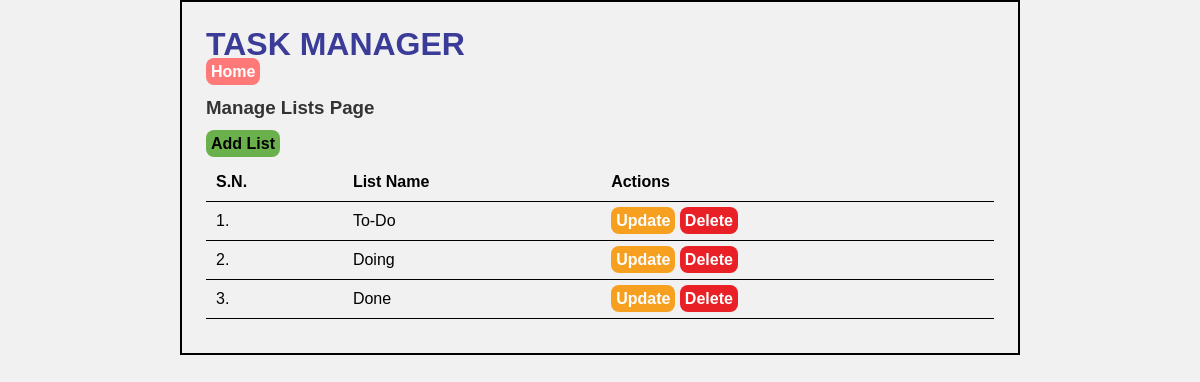
The page /manage-list.php on the database its author committed.
### tables this page shows
CREATE TABLE `tbl_lists` (
  `list_id` int(10) UNSIGNED NOT NULL,
  `list_name` varchar(50) NOT NULL,
  `list_description` varchar(150) DEFAULT NULL
);

### manage-list.php (the view, shortened to what this page needs)
<html>
    <head>
        <link rel="stylesheet" type="text/css" href="css/style.css">
    </head>
    <body>
        <div class="wrapper">
        <h1>TASK MANAGER</h1>
        <a class="btn-secondary" href="index.php">Home</a>
        <h3>Manage Lists Page</h3>
        <div class="all-lists">
            <a class="btn-primary" href="add-list.php">Add List</a>
            <table class="tbl-half">
                <tr>
                    <th>S.N.</th>
                    <th>List Name</th>
                    <th>Actions</th>
                </tr>
                <?php
                    $conn = mysqli_connect(LOCALHOST, DB_USERNAME, DB_PASSWORD) or die(mysqli_error());
                    $sql = "SELECT * FROM tbl_lists";
                    $res = mysqli_query($conn, $sql);
                    if($res==true){
                        $count_rows = mysqli_num_rows($res);
                        $sn = 1;
                        if($count_rows > 0){
                            while($row = mysqli_fetch_assoc($res)){
                                $list_id = $row['list_id'];
                                $list_name = $row['list_name'];
                                ?>
                                    <tr>
                                        <td><?php echo $sn++ ?>.</td>
                                        <td><?php echo $list_name; ?></td>
                                        <td>
                                            <a class="btn-update" href="update-list.php?list_id=<?php echo $list_id; ?>">Update</a>
                                            <a class="btn-delete" href="delete-list.php?list_id=<?php echo $list_id; ?>">Delete</a>
                                        </td>
                                    </tr>
                                <?php
                            }
                        }else{
                            ?>
                            <tr>
                                <td colspan = "3">No List added yet</td>
                            </tr>
                            <?php
                        }
                    }
                ?>
            </table>
        </div>
        </div>
    </body>
</html>

### css/style.css (style rules this page uses)
* { margin: 0; padding: 0; font-family: Arial, sans-serif; box-sizing: border-box; }
body { background-color: #f1f1f1; }
.wrapper { border: 2px solid black; width: 70%; margin: 0 auto; padding: 2%; }
h1 { color: #3B3B98; margin: 0; }
h2, h3 { color: #333; margin: 2% 0; }
.btn-primary { background-color: #6ab04c; padding: 5px; font-weight: bold; text-decoration: none; color: black; border-radius: 8px; }
.btn-secondary { background-color: #ff7979; padding: 5px; font-weight: bold; text-decoration: none; color: white; border-radius: 8px; }
.btn-update { background-color: #F79F1F; padding: 5px; font-weight: bold; text-decoration: none; color: white; border-radius: 8px; }
.btn-delete { background-color: #EA2027; padding: 5px; font-weight: bold; text-decoration: none; color: white; border-radius: 8px; }
table { width: 100%; border-collapse: collapse; margin: 10px 0; }
table tr th, table tr td { text-align: left; padding: 10px; border-bottom: 1px solid black; }
.tbl-half { width: 100%; }

### rows shown on the page
tbl_lists: list_name "To-Do"
tbl_lists: list_name "Doing"
tbl_lists: list_name "Done"
